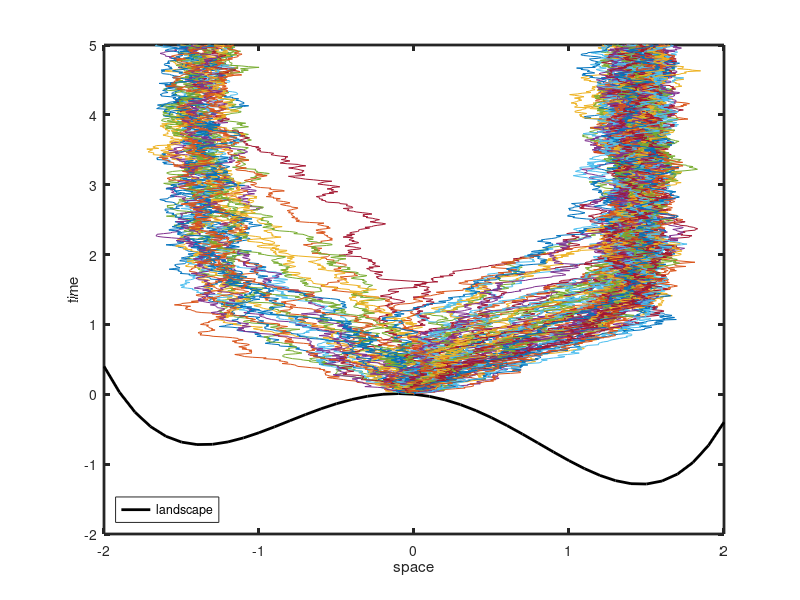

This chart was generated by the following MATLAB code: (Note: this script raises an error after producing the figure.)
% first attempt at landscape simulation, 1D

% potential:
% V = x^4/4 + a x^2/2   
% a is the landscape parameter

x = -2:0.1:2;
a = 2;
b = 0;
V = @(x) x.^4/4 - a*x.^2/2;

plot(x,V(x));

%% force
% F = -dV/dx + b

F = @(x,b) -x.^3 + a*x - b;

plot(x,V(x) + b.*x,'r')
hold on
plot(x,F(x,b))
hold off
legend('potential','force')

%% Euler-Maruyama integration
%
% dx/dt = c F
% we assume we can place the initial condition in the middle of the
% symmetric background landscape

b = -0.2;
c = 1;
Ncells = 100;
dt = 0.01;
tmax = 5;
timax = ceil(tmax/dt);
t = dt*(1:timax);
D = 0.05; % noise strength;

x0 = zeros([Ncells 1]);
noise = randn([Ncells timax]);
X = zeros([Ncells timax]);

X(:,1) = x0;
for ti = 2:timax
    X(:,ti) = X(:,ti-1) + c*F(X(:,ti-1),b)*dt + sqrt(2*D*dt)*noise(:,ti); 
end

% visualize trajectories
plot(x,V(x)+b.*x, '-k','LineWidth',2)
hold on
plot(X',t)
hold off
xlim([x(1) x(end)])
xlabel('space');
ylabel('time');
legend('landscape', 'Location', 'SouthWest')
set(gcf,'color','w');
set(gca, 'LineWidth', 2);
set(gca,'FontSize', fs)
set(gca,'FontWeight', 'bold')

%% visualize final distribution

hist(X(:,end),50)

sum(X(:,end)>0)
sum(X(:,end)<0)

%% fraction in right well vs b

N = 15;
bval = linspace(-1,1,N);
Rfrac = zeros([1 N]);

for bi = 1:N;

    b = bval(bi);
    
    x0 = zeros([Ncells 1]);
    noise = randn([Ncells timax]);
    X = zeros([Ncells timax]);

    X(:,1) = x0;
    for ti = 2:timax
        X(:,ti) = X(:,ti-1) + c*F(X(:,ti-1),b)*dt + sqrt(2*D*dt)*noise(:,ti); 
    end
    
    Rfrac(bi) = sum(X(:,end) > 0)/Ncells;
end

plot(bval,Rfrac)
